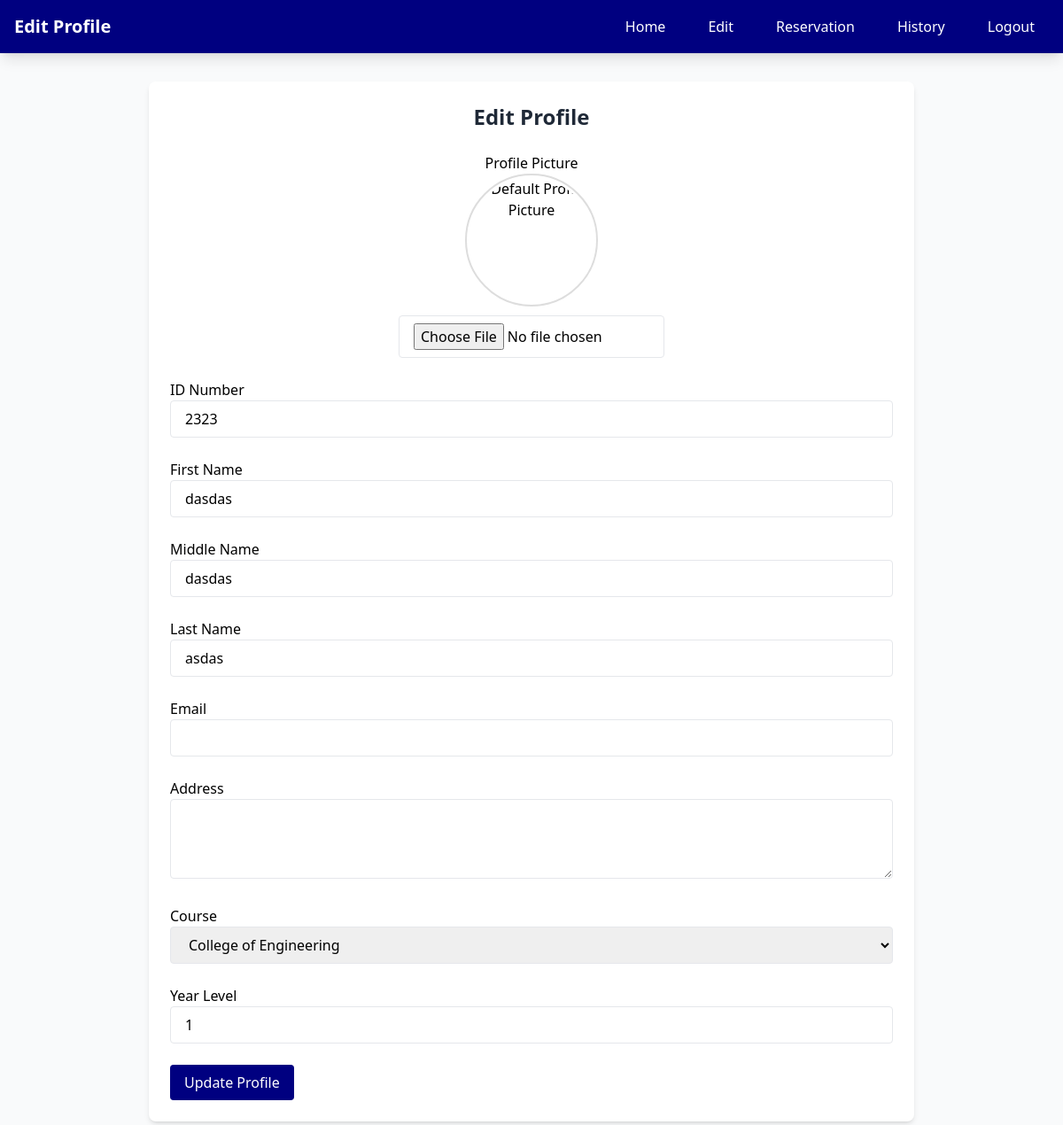
/edit_profile.php (signed in), run on an earlier commit of the app's database.
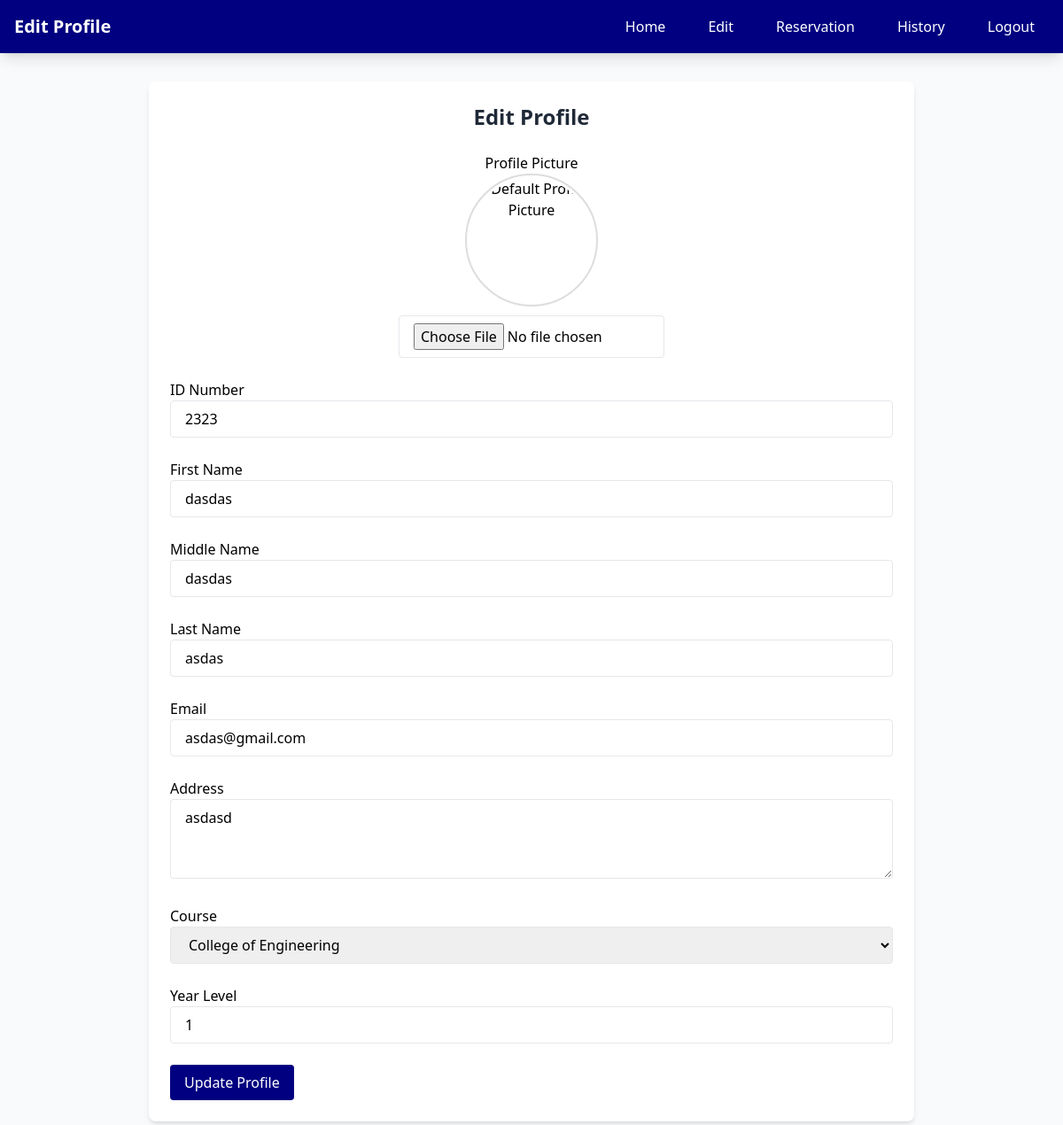
And on a later commit of the database.
### tables this page shows
CREATE TABLE `students` (
  `StudID` int(11) NOT NULL,
  `IDNO` int(11) NOT NULL,
  `Last_Name` varchar(100) NOT NULL,
  `First_Name` varchar(100) NOT NULL,
  `Mid_Name` varchar(100) NOT NULL,
  `Course` varchar(100) NOT NULL,
  `Year_lvl` int(11) NOT NULL,
  `Username` varchar(100) NOT NULL,
  `Password` varchar(100) NOT NULL,
  `profile_image` varchar(255) NOT NULL,
  `Email` varchar(255) NOT NULL,
  `Address` varchar(255) NOT NULL
);

### edit_profile.php (the view, shortened to what the changed rows need)
<!DOCTYPE html>
<html lang="en">
<head>
    <link rel="stylesheet" href="">
</head>
<body>
<?php
include 'header.php';
$servername = "localhost";
$username = "root";
$password = "";
$database = "users";
$conn = new mysqli($servername, $username, $password, $database);
$firstname = $_SESSION['firstname'];
$sql = "SELECT * FROM students WHERE First_Name = ?";
$stmt = $conn->prepare($sql);
$stmt->bind_param("s", $firstname);
$stmt->execute();
$result = $stmt->get_result();
$user = $result->fetch_assoc();
?>
<div class="max-w-4xl mx-auto px-4 py-8">
    <div class="bg-white rounded-lg shadow-md p-6 slide-in-top">
        <h2 class="text-2xl font-bold text-center text-gray-800 mb-6">Edit Profile</h2>
        <form id="profileForm" method="POST" enctype="multipart/form-data" class="space-y-6">
            <div class="form-group mb-3">
                <label for="IDNO">ID Number</label>
                <input type="number" class="form-control" id="IDNO" name="IDNO"
       value="<?php echo isset($user['IDNO']) ? htmlspecialchars($user['IDNO']) : ''; ?>"
       readonly>
            </div>
            <div class="form-group mb-3">
                <label for="First_Name">First Name</label>
                <input type="text" class="form-control" id="First_Name" name="First_Name"
       value="<?php echo isset($user['First_Name']) ? htmlspecialchars($user['First_Name']) : ''; ?>" required>
            </div>
            <div class="form-group mb-3">
                <label for="Mid_Name">Middle Name</label>
                <input type="text" class="form-control" id="Mid_Name" name="Mid_Name"
       value="<?php echo isset($user['Mid_Name']) ? htmlspecialchars($user['Mid_Name']) : ''; ?>" required>
            </div>
            <div class="form-group mb-3">
                <label for="Last_Name">Last Name</label>
                <input type="text" class="form-control" id="Last_Name" name="Last_Name"
       value="<?php echo isset($user['Last_Name']) ? htmlspecialchars($user['Last_Name']) : ''; ?>" required>
            </div>
            <div class="form-group mb-3">
                <label for="Email">Email</label>
                <input type="Email" class="form-control" id="Email" name="Email"
                    value="<?php echo isset($user['Email']) ? htmlspecialchars($user['Email']) : ''; ?>" required>
            </div>
            <div class="form-group mb-3">
                <label for="Address">Address</label>
                <textarea class="form-control" id="Address" name="Address" rows="3" required><?php echo isset($user['Address']) ? htmlspecialchars($user['Address']) : ''; ?></textarea>
            </div>
            <div class="form-group mb-3">
                <label for="Year_lvl">Year Level</label>
                <input type="number" class="form-control" id="Year_lvl" name="Year_lvl" min="1" max="4"
       value="<?php echo isset($user['Year_lvl']) ? htmlspecialchars($user['Year_lvl']) : ''; ?>" required>
            </div>
        </form>
    </div>
</div>
</body>
</html>

What changed in the data, as far as the page shows it:
changed students "dasdas": Email (not shown) → "asdas@gmail.com"; Address (not shown) → "asdasd"
